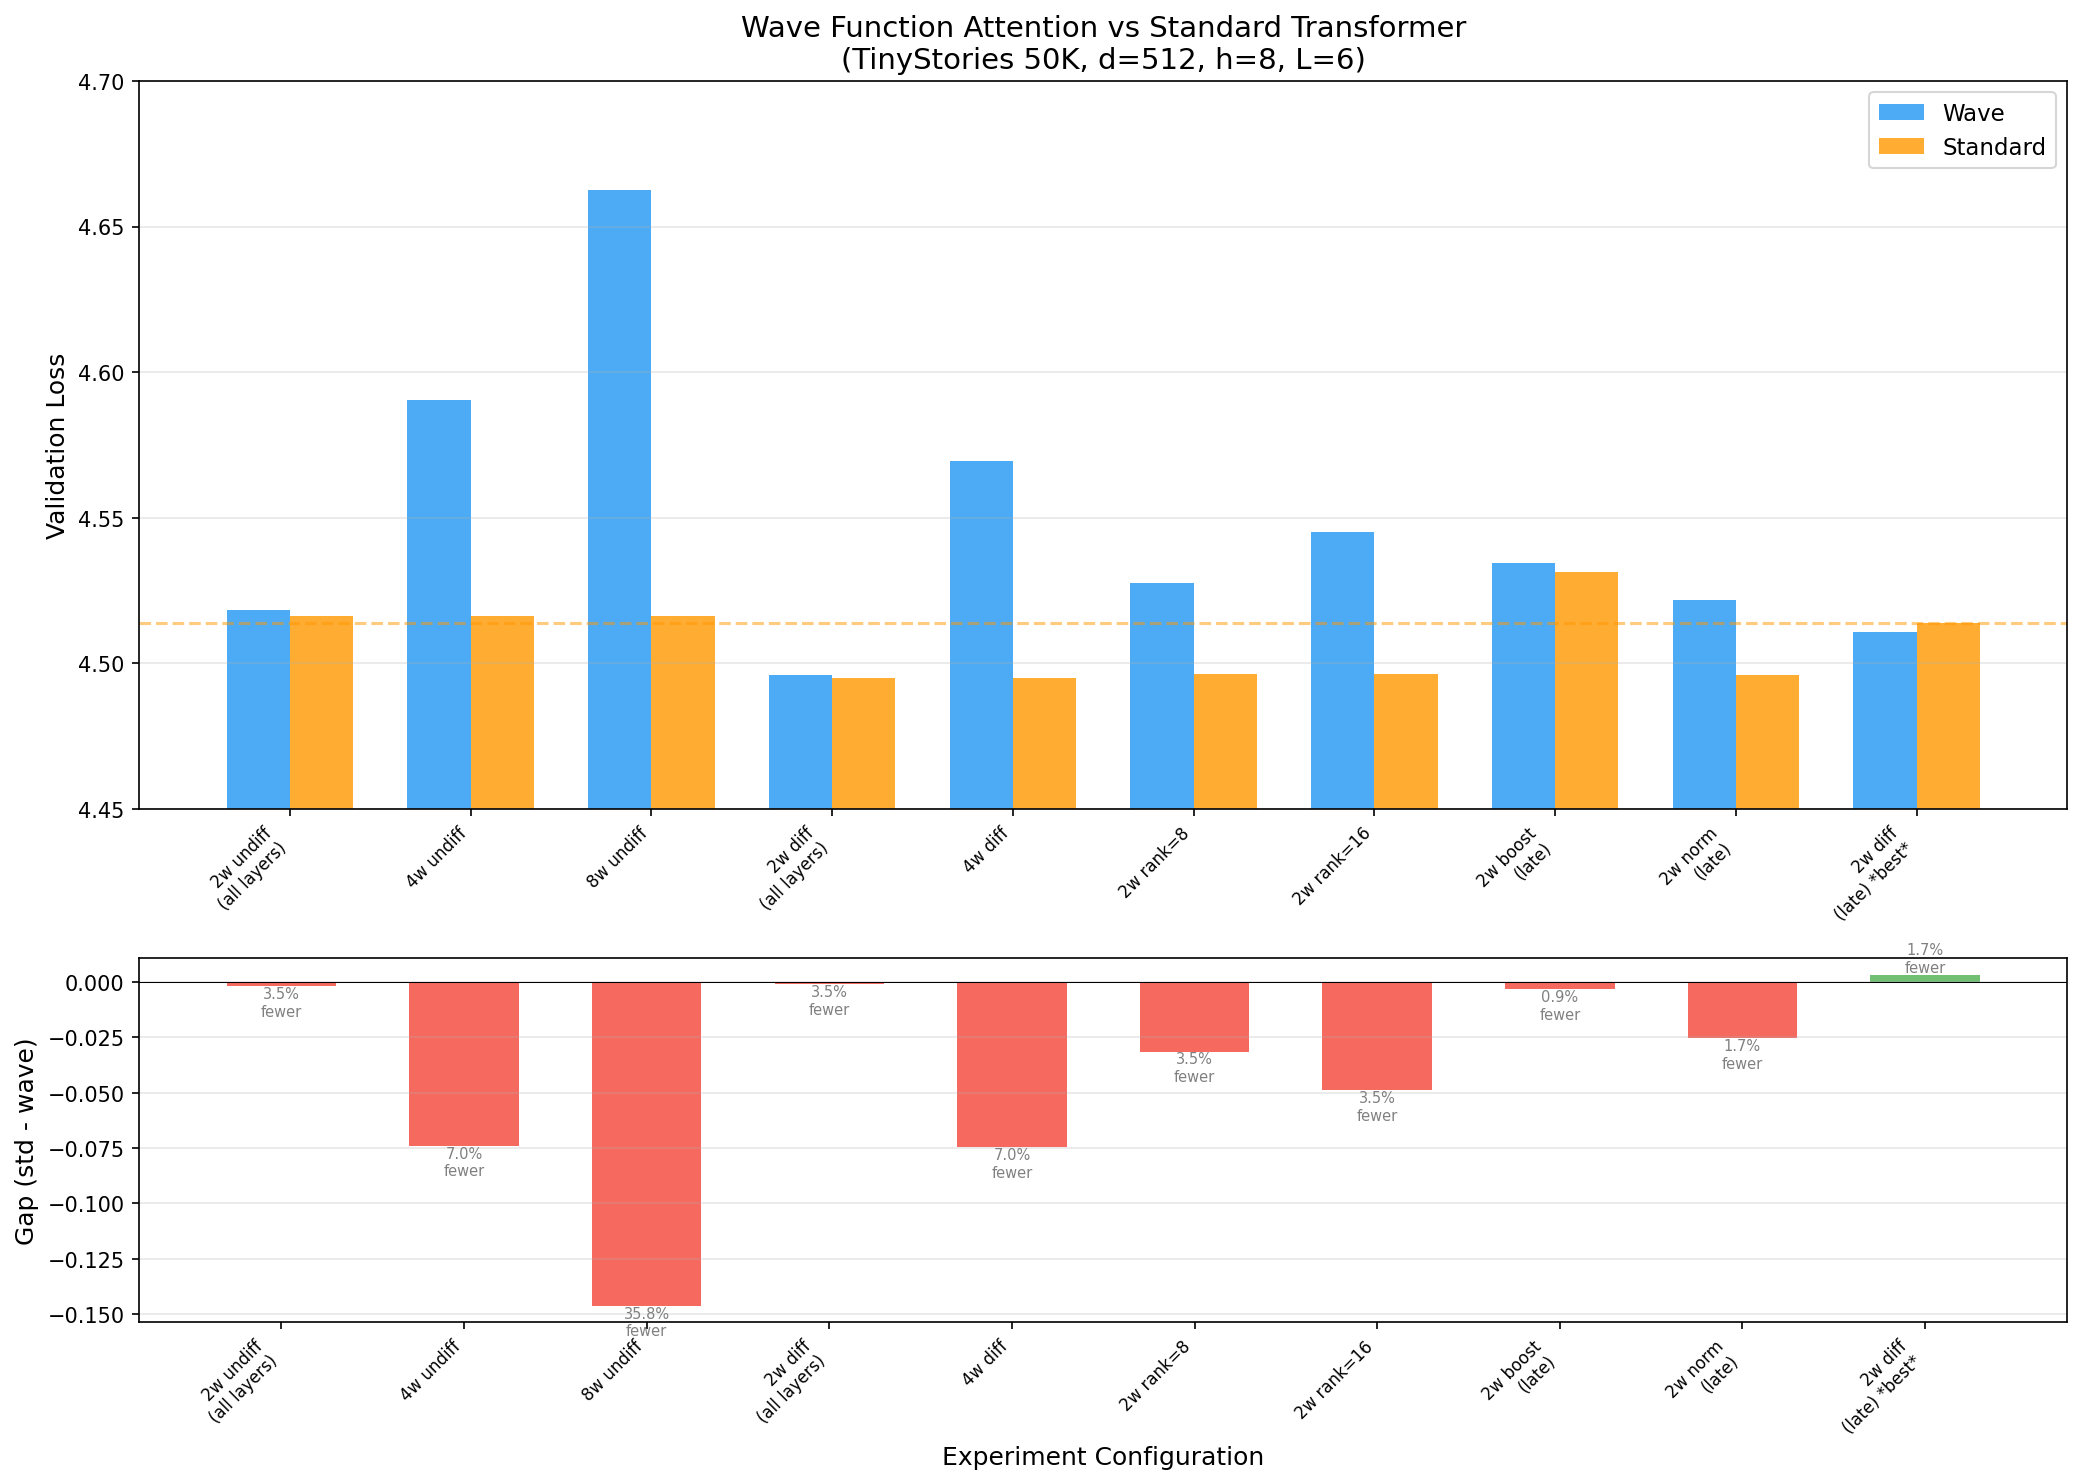

Reproduce this figure in Python.
"""Generate progress chart for wave function experiments."""
import matplotlib
matplotlib.use('Agg')
import matplotlib.pyplot as plt
import numpy as np

# All wave experiments (ordered chronologically)
experiments = [
    # (label, wave_val, std_val, wave_params_M, std_params_M)
    ("2w undiff\n(all layers)", 4.5184, 4.5163, 22.1, 22.9),
    ("4w undiff", 4.5903, 4.5163, 21.3, 22.9),
    ("8w undiff", 4.6624, 4.5163, 14.7, 22.9),
    ("2w diff\n(all layers)", 4.4960, 4.4948, 22.1, 22.9),
    ("4w diff", 4.5695, 4.4948, 21.3, 22.9),
    ("2w rank=8", 4.5277, 4.4962, 22.1, 22.9),
    ("2w rank=16", 4.5452, 4.4962, 22.1, 22.9),
    ("2w boost\n(late)", 4.5346, 4.5312, 22.7, 22.9),
    ("2w norm\n(late)", 4.5216, 4.4961, 22.5, 22.9),
    ("2w diff\n(late) *best*", 4.5107, 4.5138, 22.5, 22.9),  # 3-trial avg
]

labels = [e[0] for e in experiments]
wave_vals = [e[1] for e in experiments]
std_vals = [e[2] for e in experiments]
gaps = [e[2] - e[1] for e in experiments]
param_savings = [(1 - e[3]/e[4])*100 for e in experiments]

fig, (ax1, ax2) = plt.subplots(2, 1, figsize=(14, 10), gridspec_kw={'height_ratios': [2, 1]})

# Top: val loss comparison
x = np.arange(len(labels))
width = 0.35
bars1 = ax1.bar(x - width/2, wave_vals, width, label='Wave', color='#2196F3', alpha=0.8)
bars2 = ax1.bar(x + width/2, std_vals, width, label='Standard', color='#FF9800', alpha=0.8)

ax1.set_ylabel('Validation Loss', fontsize=12)
ax1.set_title('Wave Function Attention vs Standard Transformer\n(TinyStories 50K, d=512, h=8, L=6)', fontsize=14)
ax1.set_xticks(x)
ax1.set_xticklabels(labels, fontsize=8, rotation=45, ha='right')
ax1.legend(fontsize=11)
ax1.set_ylim(4.45, 4.7)
ax1.axhline(y=4.5138, color='#FF9800', linestyle='--', alpha=0.5, label='Std mean (3-trial)')
ax1.grid(axis='y', alpha=0.3)

# Bottom: gap (positive = wave wins)
colors = ['#4CAF50' if g > 0 else '#F44336' for g in gaps]
ax2.bar(x, gaps, width=0.6, color=colors, alpha=0.8)
ax2.axhline(y=0, color='black', linewidth=0.5)
ax2.set_ylabel('Gap (std - wave)', fontsize=12)
ax2.set_xlabel('Experiment Configuration', fontsize=12)
ax2.set_xticks(x)
ax2.set_xticklabels(labels, fontsize=8, rotation=45, ha='right')
ax2.grid(axis='y', alpha=0.3)

# Add param savings annotation
for i, (g, ps) in enumerate(zip(gaps, param_savings)):
    ax2.annotate(f'{ps:.1f}%\nfewer', (i, g), ha='center', va='bottom' if g > 0 else 'top',
                fontsize=7, color='gray')

plt.tight_layout()
plt.savefig('progress_wave.png', dpi=150, bbox_inches='tight')
print('Saved progress_wave.png')

# Summary stats
print(f'\nKey findings:')
print(f'  Best config: 2w differentiated, late layers only')
print(f'  3-trial avg: wave {4.5107:.4f} vs std {4.5138:.4f} (wave wins +0.003)')
print(f'  Wave variance: ±0.005 vs std ±0.011 (2x more stable)')
print(f'  Param savings: 394K (1.7%)')
print(f'  Predetermined overlap > learned projections (rank, boost, temperature all hurt)')
